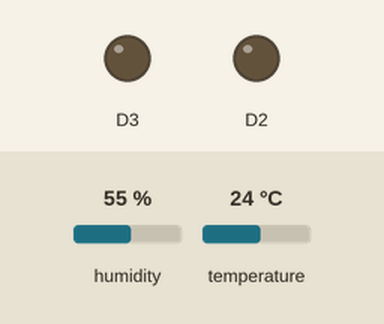
Bench run of a sketch on a simulated ESP8266 (NodeMCU). On the bench: output pins drawn as LEDs (lit = HIGH). The test bench sets the inputs (shaded band); at power-on: temperature 24 °C, humidity 55 %. WiFi joins after 1.5 s; servers stay silent unless stated; uploads are accepted with an empty reply; what the sketch prints to the serial monitor is not drawn.

Above: at 2.7 s.
2.8 s: temperature set to 27 °C
At 3.9 s:
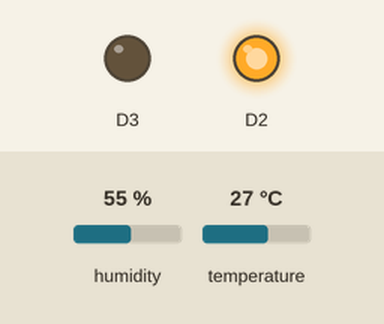
Timing chart, 0 to 5.8 s (numbered marks = the images above; inputs shaded):
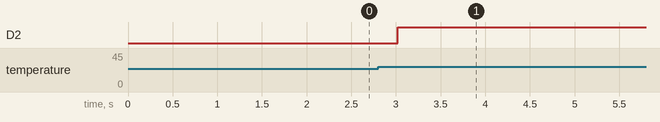

Measured:
- the behaviour switches between 25 and 26 °C on temperature (found by bisection; images 0 and 1)
- after the input at 2.8 s, D2: LOW → HIGH after 0.22 s

The sketch:

teplomer-loft-v4.ino
```cpp
#include <SPI.h>
#include <DHT.h>
#include <ESP8266WiFi.h>
#include <WiFiClient.h>

#define DHTPIN D4 //teplomer v podkrovi
#define DHTTYPE DHT11
DHT dht(DHTPIN, DHTTYPE);
String temp, humidity;
WiFiClient clientTemp;
WiFiClient clientSwitch;
char server[] = "192.168.1.2";
const char* ssid = "east-side";
const char* password = "lukas360";

void setup(void)
{
  Serial.begin(9600);
  dht.begin();
  delay(10);
  WiFi.begin(ssid, password);
  while (WiFi.status() != WL_CONNECTED) {
     delay(500);
     Serial.print(".");
  }
  Serial.println("WiFi connected");
  Serial.println(WiFi.localIP());

  //toto je vetrak
  pinMode(D2, OUTPUT);
  //toto je kamera
  pinMode(D3, OUTPUT);
}

void loop() {
  boolean camON = false;
  if (clientSwitch.connect(server, 82)) {
    //zisti hodnotu vypinaca
    clientSwitch.print("GET /?action=getswitch&id=1 HTTP/1.1\r\nHost: 192.168.1.2\r\nConnection: close\r\n\r\n");
    clientSwitch.println();
    clientSwitch.println();
    delay(10);
    while(clientSwitch.available()){
      String line = clientSwitch.readStringUntil('\r');
      if(line.indexOf(">>>0<<<") > 0){
        camON = false;
      }
      if(line.indexOf(">>>1<<<") > 0){
        camON = true;
      }
    }

    if(camON){
      Serial.println("zapinam");
      digitalWrite(D3, HIGH);
    }else{
      Serial.println("vypinam");
      digitalWrite(D3, LOW);
    }
  }

  if (clientTemp.connect(server, 82)) {
    temp = dht.readTemperature();
    humidity = dht.readHumidity();
    clientTemp.print("GET /?action=record&type=4&temp="+temp+"&humidity="+humidity+" HTTP/1.1\r\nHost: 192.168.1.2\r\nConnection: close\r\n\r\n");
    clientTemp.println();
    clientTemp.println();
    delay(10);
    if(temp.toInt()>25){
      digitalWrite(D2, HIGH);
    } else {
      digitalWrite(D2, LOW);
    }
  }
  delay(300000);
  //delay (5000);

}
```
